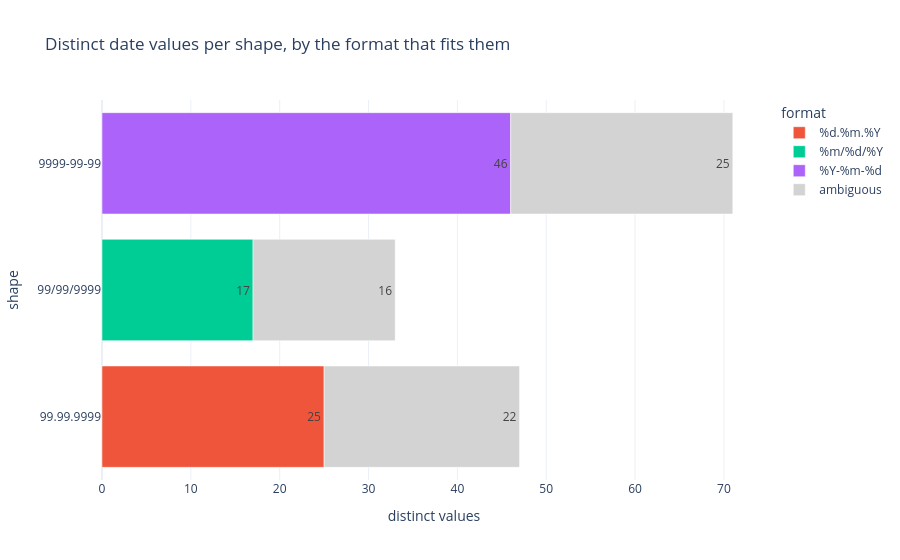

The cell this chart's notebook holds for it:
### Markdown cell above
- The default takes the format of the first value (`05/02/2024`) for all values: 97 of 123 dates fail.
- `format="mixed"` guesses a format per value and parses everything without an error. Whether the result is right
  is checked in 6.3.

### 6.2 Discover the formats

pandas' `guess_datetime_format` runs twice per distinct value, once month-first and once day-first. If the two
guesses differ, the value is **ambiguous**: `03/05/2024` could be 5 March or 3 May.

### Code cell
def guess_format(value: str, dayfirst: bool) -> str | None:
    """pandas' format guesser, without the warning it emits when dayfirst does not fit."""
    with warnings.catch_warnings():
        warnings.simplefilter("ignore", UserWarning)
        return guess_datetime_format(value, dayfirst=dayfirst)


date_values = (
    pd.concat([leads["created_at"], conv["signed_date"]], ignore_index=True)
    .dropna()
    .drop_duplicates()
)
formats = pd.DataFrame(
    {
        "shape": shape(date_values),
        "month_first": date_values.map(lambda v: guess_format(v, dayfirst=False)),
        "day_first": date_values.map(lambda v: guess_format(v, dayfirst=True)),
    }
)
formats["format"] = np.select(
    [formats["month_first"].isna(), formats["month_first"] == formats["day_first"]],
    ["unknown", formats["month_first"]],
    default="ambiguous",
)

evidence = (
    formats.groupby(["shape", "format"])
    .size()
    .rename("distinct values")
    .reset_index()
    .sort_values("format", key=lambda s: s.eq("ambiguous"), kind="stable")  # ambiguous last
)

fig = px.bar(
    evidence,
    x="distinct values",
    y="shape",
    color="format",
    orientation="h",
    text_auto=True,
    color_discrete_map={"ambiguous": "lightgrey"},
    title="Distinct date values per shape, by the format that fits them",
)
fig.show()

### Figure 1 — Plotly figure (JSON) as saved in the notebook; plotly's stock layout.template omitted (floating-point values rounded to 4 significant figures)
{"data": [{"hovertemplate": "format=%d.%m.%Y<br>distinct values=%{x}<br>shape=%{y}<extra></extra>", "legendgroup": "%d.%m.%Y", "marker": {"color": "#EF553B", "pattern": {"shape": ""}}, "name": "%d.%m.%Y", "orientation": "h", "showlegend": true, "textposition": "auto", "texttemplate": "%{x}", "type": "bar", "x": [25], "xaxis": "x", "y": ["99.99.9999"], "yaxis": "y"}, {"hovertemplate": "format=%m/%d/%Y<br>distinct values=%{x}<br>shape=%{y}<extra></extra>", "legendgroup": "%m/%d/%Y", "marker": {"color": "#00cc96", "pattern": {"shape": ""}}, "name": "%m/%d/%Y", "orientation": "h", "showlegend": true, "textposition": "auto", "texttemplate": "%{x}", "type": "bar", "x": [17], "xaxis": "x", "y": ["99/99/9999"], "yaxis": "y"}, {"hovertemplate": "format=%Y-%m-%d<br>distinct values=%{x}<br>shape=%{y}<extra></extra>", "legendgroup": "%Y-%m-%d", "marker": {"color": "#ab63fa", "pattern": {"shape": ""}}, "name": "%Y-%m-%d", "orientation": "h", "showlegend": true, "textposition": "auto", "texttemplate": "%{x}", "type": "bar", "x": [46], "xaxis": "x", "y": ["9999-99-99"], "yaxis": "y"}, {"hovertemplate": "format=ambiguous<br>distinct values=%{x}<br>shape=%{y}<extra></extra>", "legendgroup": "ambiguous", "marker": {"color": "lightgrey", "pattern": {"shape": ""}}, "name": "ambiguous", "orientation": "h", "showlegend": true, "textposition": "auto", "texttemplate": "%{x}", "type": "bar", "x": [22, 16, 25], "xaxis": "x", "y": ["99.99.9999", "99/99/9999", "9999-99-99"], "yaxis": "y"}], "layout": {"barmode": "relative", "legend": {"title": {"text": "format"}, "tracegroupgap": 0}, "title": {"text": "Distinct date values per shape, by the format that fits them"}, "xaxis": {"anchor": "y", "domain": [0.0, 1.0], "title": {"text": "distinct values"}}, "yaxis": {"anchor": "x", "domain": [0.0, 1.0], "title": {"text": "shape"}}}}
